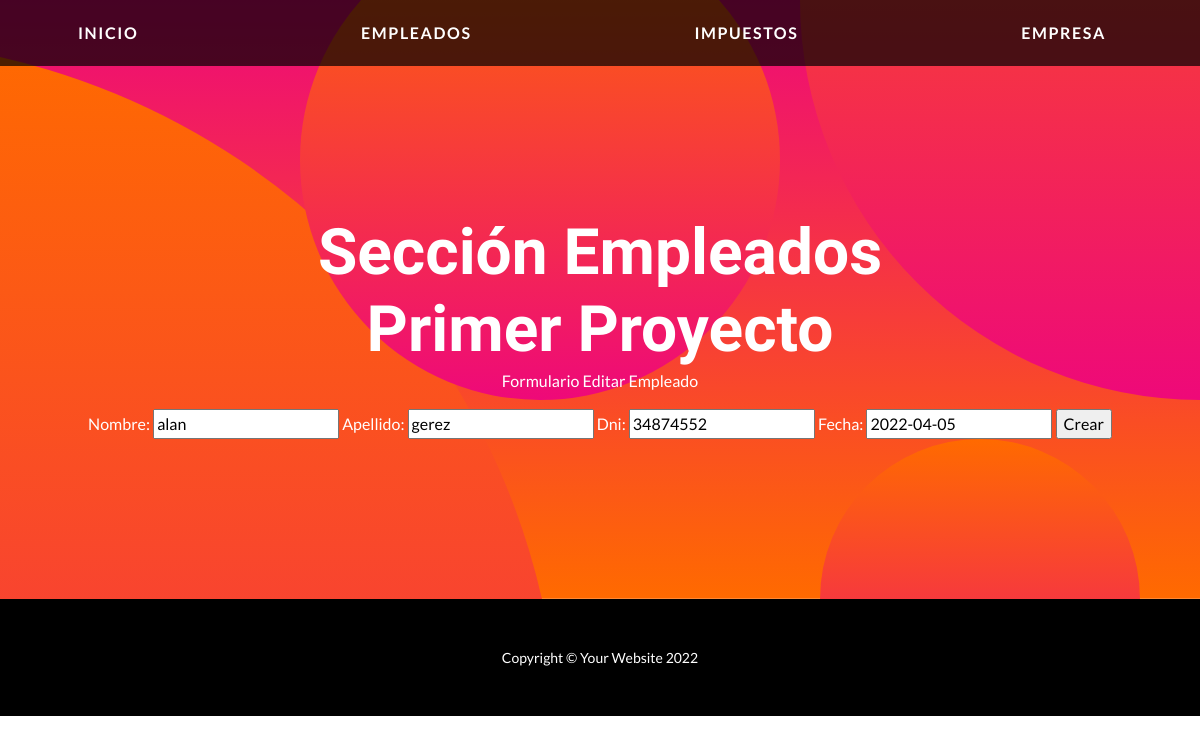
The app's page /actualizar/2/ with its own data.
### applications/servicioImpuestos/models.py (models this page shows, shortened)
class Empleado(models.Model):
    nombre = models.CharField("Nombre", max_length=50)
    apellido = models.CharField("Apellido", max_length=50)
    dni = models.IntegerField()
    fecha_nacimiento = models.DateField("Fecha Nacimiento", auto_now=False, auto_now_add=False)

### applications/servicioImpuestos/views.py (the view)
# urls.py: path('actualizar/<id>/', views.actualizar, name="Actualizar"),
def actualizar(request, id):
    empleado=models.Empleado.objects.get(id=id)
    if request.method=="POST":
        formulario=forms.Formulario(request.POST)
        if formulario.is_valid():
            informacion=formulario.cleaned_data
            empleado.nombre=informacion['nombre']
            empleado.apellido=informacion['apellido']
            empleado.dni=informacion['dni']
            empleado.fecha_nacimiento=informacion['fecha']
            empleado.save()
            return render(request,"index.html",  {"nom":empleado.nombre, "apell":empleado.apellido})
    else:
        formulario = forms.Formulario(initial={"nombre":empleado.nombre, "apellido":empleado.apellido, "dni":empleado.dni, "fecha":empleado.fecha_nacimiento})
    return render(request, "actualizarEmpleado.html",{"miform":formulario, "nombre":empleado.nombre})

### applications/servicioImpuestos/forms.py
class Formulario(forms.Form):
    nombre = forms.CharField()
    apellido = forms.CharField()
    dni = forms.IntegerField()
    fecha = forms.DateField()

### templates/actualizarEmpleado.html (shortened to what this page needs)
{% extends 'index.html' %}
{% block info %}
    <h2 class="masthead-subheading mb-0">
        Sección Empleados
    </h2>
{% endblock info %}
{% block contenido %}
    <p>
        Formulario Editar Empleado
    </p>
<form action="", method="POST">{% csrf_token %}
    {{miform.as_table}}
    <input type="submit", value="Crear">
</form>
{% endblock contenido %}

### records on screen
Empleado: nombre "alan", apellido "gerez", dni "34874552"
